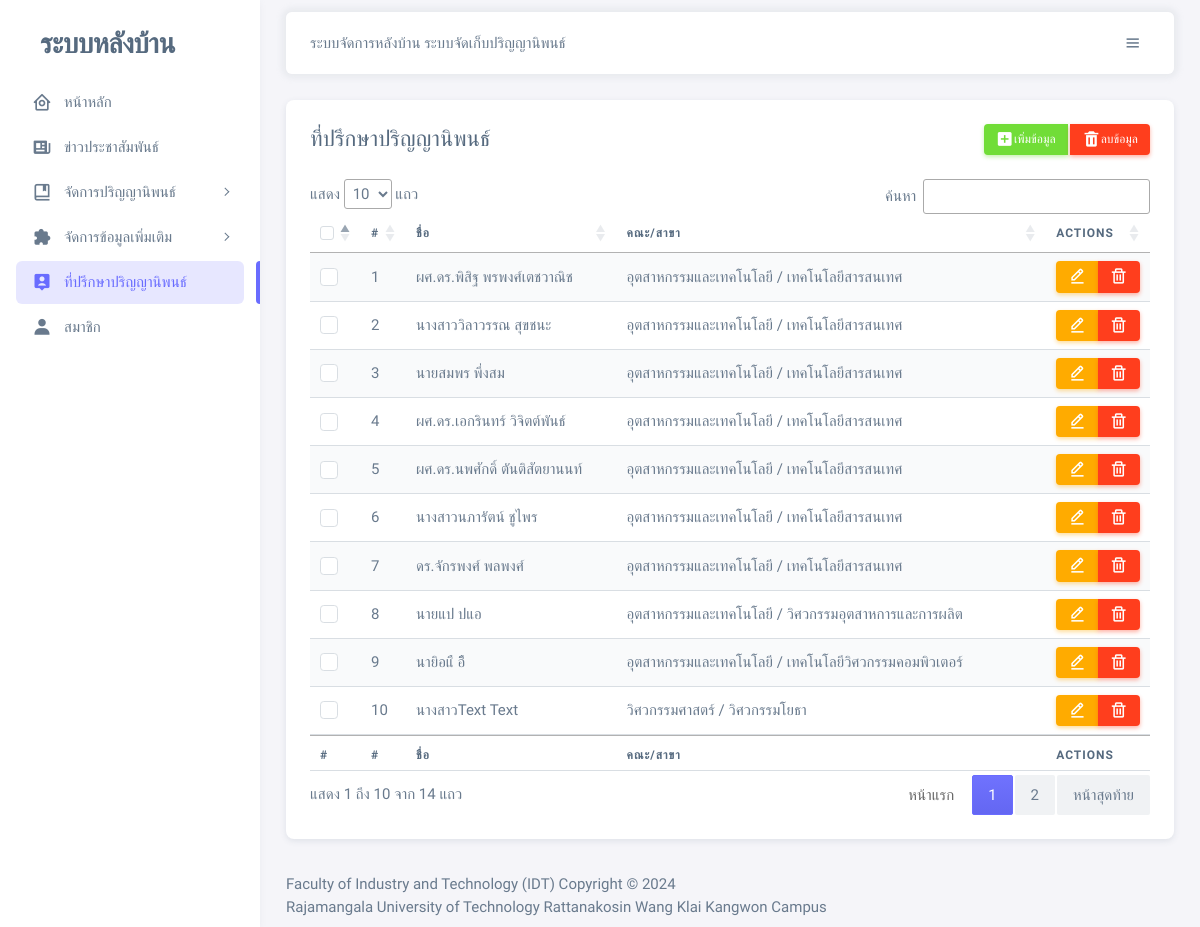
/admin/mgmt_Advisor.php (signed in), run on the app's committed database.
### tables this page shows
CREATE TABLE `advisor` (
  `Advisor_id` int(10) NOT NULL COMMENT 'ไอดีที่ปรึกษา',
  `prefix_id` int(10) NOT NULL,
  `Advisor_name1` varchar(255) NOT NULL COMMENT 'ชื่อที่ปรึกษา',
  `Advisor_name2` varchar(255) NOT NULL COMMENT 'นามสกุลที่ปรึกษา',
  `faculty_id` int(10) NOT NULL,
  `branch_id` int(10) NOT NULL
);

CREATE TABLE `prefix` (
  `prefix_id` int(10) NOT NULL,
  `prefix_name` varchar(255) NOT NULL
);

CREATE TABLE `faculty` (
  `faculty_id` int(11) NOT NULL,
  `faculty_name` varchar(255) NOT NULL
);

CREATE TABLE `branch` (
  `branch_id` int(10) NOT NULL,
  `branch_name` varchar(255) NOT NULL,
  `faculty_id` int(10) NOT NULL
);

### admin/mgmt_Advisor.php (shortened to what this page needs)
<?php
include('./head.php');
?>
<body>
    <div class="layout-wrapper layout-content-navbar">
        <div class="layout-container">
            <?php include('./sidebar.php'); ?>
            <div class="layout-page">
                <?php include('./navbar.php') ?>
                <div class="content-wrapper">
                    <div class="content-wrapper">
                        <div class="container-xxl flex-grow-1 container-p-y">
                            <div class="row">
                                <div class="col-12">
                                    <div class="card">
                                        <div class="card-header d-flex align-items-center justify-content-between">
                                            <h4 class="mb-0">ที่ปรึกษาปริญญานิพนธ์</h4>
                                            <div class="text-muted float-end d-none d-sm-inline-block btn-group-sm btn-group" role="group" aria-label="Basic example">
                                                <button type="button" class="btn btn-success" data-bs-toggle="modal" data-bs-target="#exampleModal"> <i class='bx bxs-plus-square'></i>เพิ่มข้อมูล</button>
                                                <button type="button" class="btn btn-danger delete_multi_advisor"><i class='bx bxs-trash'></i> ลบข้อมูล</button>
                                            </div>
                                        </div>
                                        <div class="card-body">
                                            <?php
                                            $sql_script2 = "SELECT Advisor.Advisor_id,prefix.prefix_name,Advisor.Advisor_name1, Advisor.Advisor_name2,faculty.faculty_name,branch.branch_name,Advisor.prefix_id,Advisor.faculty_id,Advisor.branch_id FROM advisor LEFT join prefix ON prefix.prefix_id = advisor.prefix_id LEFT join faculty ON faculty.faculty_id = advisor.faculty_id LEFT join branch ON branch.branch_id = advisor.branch_id;";
                                            $result2 = mysqli_query($conn, $sql_script2) or die(mysqli_connect_error());
                                            ?>
                                            <table id="myTable" class="table table-striped">
                                                <thead>
                                                    <tr class="info">
                                                        <th width="5%">
                                                            <input type="checkbox" id="select_all" class="form-check-input">
                                                        </th>
                                                        <th width="5%">#</th>
                                                        <th>ชื่อ</th>
                                                        <th>คณะ/สาขา</th>
                                                        <th width="5%">Actions</th>
                                                    </tr>
                                                </thead>
                                                <tbody>
                                                    <?php
                                                    $i = 1;
                                                    while ($row_result2 = mysqli_fetch_assoc($result2)) { ?>
                                                        <tr>
                                                            <td><input type="checkbox" class="checkbox form-check-input" data-ids="<?php echo $row_result2["Advisor_id"]; ?>"></td>
                                                            <td><?php echo $i++ ?></td>
                                                            <td><?php echo $row_result2["prefix_name"] . "" . $row_result2["Advisor_name1"] . "  " . $row_result2["Advisor_name2"] ?> </td>
                                                            <td><?php echo  $row_result2["faculty_name"] . " / " . $row_result2["branch_name"] ?> </td>
                                                            <td>
                                                                <div class="btn-group btn-group-sm" role="group" aria-label="Second group">
                                                                    <button type="button" class="btn btn-warning" data-bs-toggle="modal" data-bs-target="#edit_Advisor<?php echo $row_result2['Advisor_id'] ?>">
                                                                        <i class="bx bx-edit-alt"></i>
                                                                    </button>
                                                                    <button type="button" class="btn btn-danger delete-advisor" data-id="<?= $row_result2['Advisor_id']; ?>">
                                                                        <i class="bx bx-trash"></i>
                                                                    </button>
                                                                </div>
                                                            </td>
                                                        </tr>
                                                    <?php } ?>
                                                </tbody>
                                                <tfoot>
                                                    <tr class="info">
                                                        <th>#</th>
                                                        <th>#</th>
                                                        <th>ชื่อ</th>
                                                        <th>คณะ/สาขา</th>
                                                        <th width="5%">Actions</th>
                                                    </tr>
                                                </tfoot>
                                            </table>
                                        </div>
                                    </div>
                                </div>
                            </div>
                        </div>
                    </div>
                </div>
                <?php include('./footer.php');
                ?>
            </div>
        </div>
</body>
</html>

### admin/head.php (style rules this page uses)
td { white-space: nowrap; overflow: hidden; text-overflow: ellipsis; }

### data on the page
advisor: prefix.prefix_name "ผศ.ดร.", Advisor_name1 "พิสิฐ", Advisor_name2 "พรพงศ์เตชวาณิช", faculty.faculty_name "อุตสาหกรรมและเทคโนโลยี", branch.branch_name "เทคโนโลยีสารสนเทศ"
advisor: prefix.prefix_name "นางสาว", Advisor_name1 "วิลาวรรณ", Advisor_name2 "สุขชนะ", faculty.faculty_name "อุตสาหกรรมและเทคโนโลยี", branch.branch_name "เทคโนโลยีสารสนเทศ"
advisor: prefix.prefix_name "นาย", Advisor_name1 "สมพร", Advisor_name2 "พึ่งสม", faculty.faculty_name "อุตสาหกรรมและเทคโนโลยี", branch.branch_name "เทคโนโลยีสารสนเทศ"
advisor: prefix.prefix_name "ผศ.ดร.", Advisor_name1 "เอกรินทร์", Advisor_name2 "วิจิตต์พันธ์", faculty.faculty_name "อุตสาหกรรมและเทคโนโลยี", branch.branch_name "เทคโนโลยีสารสนเทศ"
advisor: prefix.prefix_name "ผศ.ดร.", Advisor_name1 "นพศักดิ์", Advisor_name2 "ตันติสัตยานนท์", faculty.faculty_name "อุตสาหกรรมและเทคโนโลยี", branch.branch_name "เทคโนโลยีสารสนเทศ"
advisor: prefix.prefix_name "นางสาว", Advisor_name1 "นภารัตน์", Advisor_name2 "ชูไพร", faculty.faculty_name "อุตสาหกรรมและเทคโนโลยี", branch.branch_name "เทคโนโลยีสารสนเทศ"
advisor: prefix.prefix_name "ดร.", Advisor_name1 "จักรพงศ์", Advisor_name2 "พลพงศ์", faculty.faculty_name "อุตสาหกรรมและเทคโนโลยี", branch.branch_name "เทคโนโลยีสารสนเทศ"
advisor: prefix.prefix_name "นาย", Advisor_name1 "แป", Advisor_name2 "ปแอ", faculty.faculty_name "อุตสาหกรรมและเทคโนโลยี", branch.branch_name "วิศวกรรมอุตสาหการและการผลิต"
advisor: prefix.prefix_name "นาย", Advisor_name1 "ิอแื", Advisor_name2 "อิื", faculty.faculty_name "อุตสาหกรรมและเทคโนโลยี", branch.branch_name "เทคโนโลยีวิศวกรรมคอมพิวเตอร์"
advisor: prefix.prefix_name "นางสาว", Advisor_name1 "Text", Advisor_name2 "Text", faculty.faculty_name "วิศวกรรมศาสตร์", branch.branch_name "วิศวกรรมโยธา"
